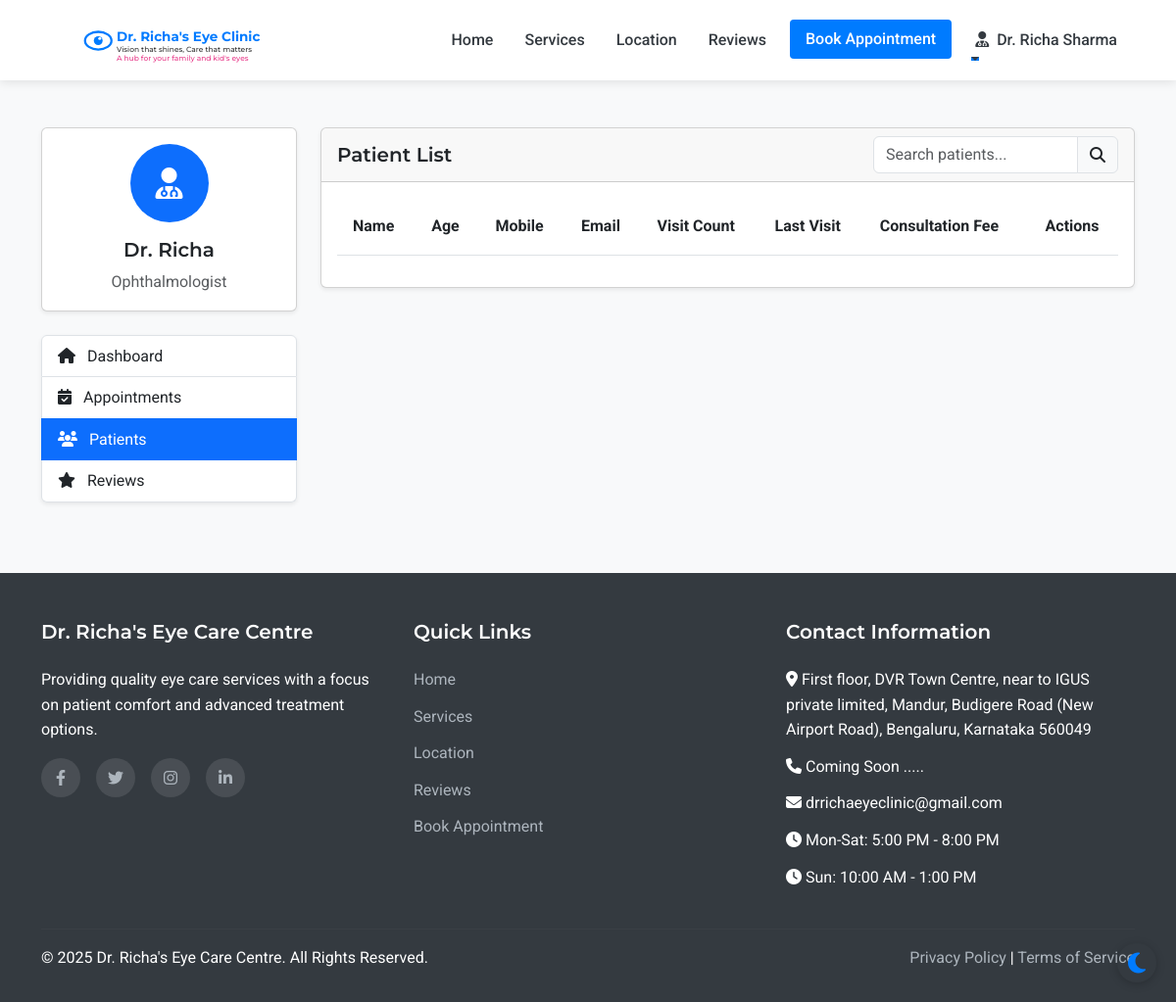
Before: /admin/patients (signed in) with the older database file.
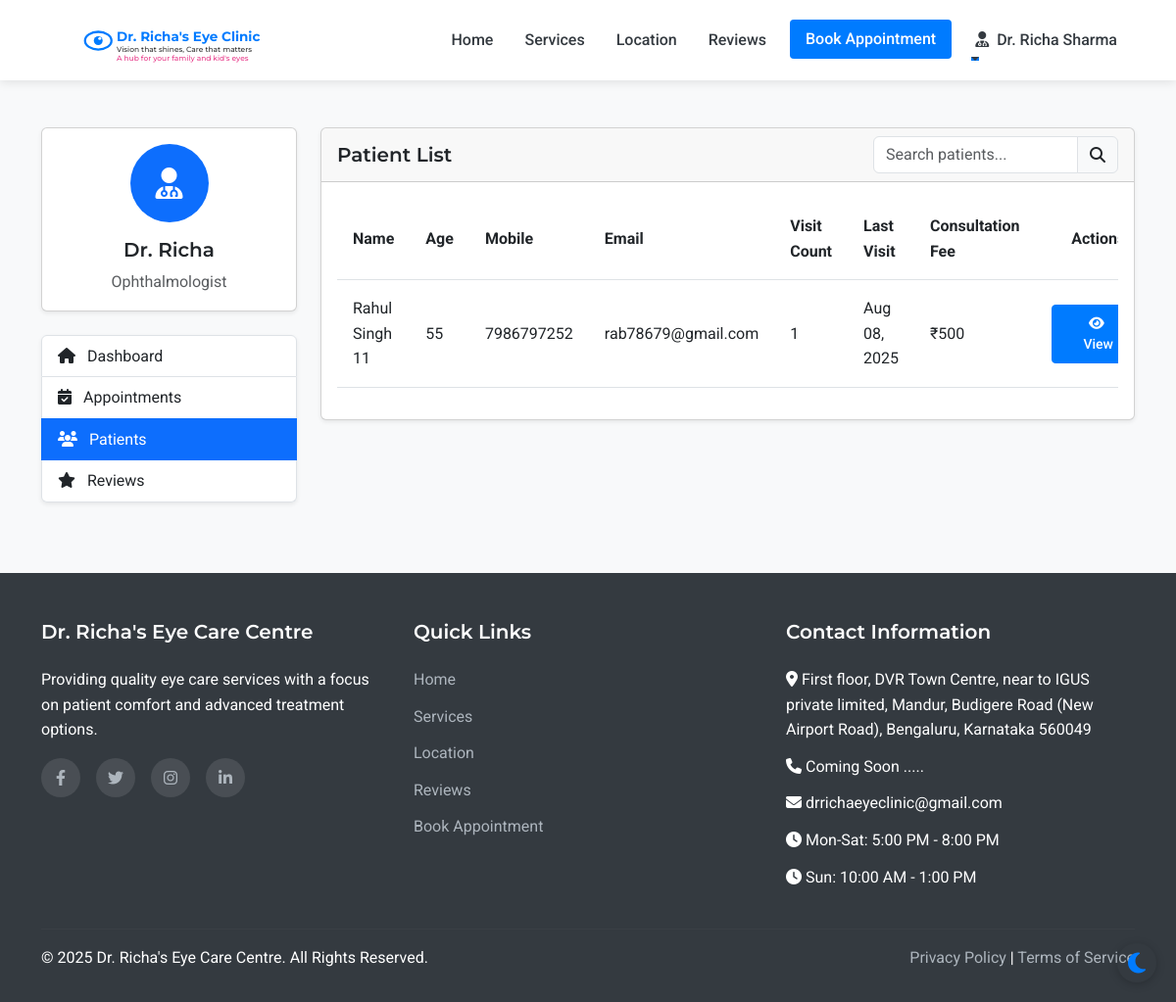
After: the same page with the newer database file.
### models.py (models this page shows, shortened)
class Staff(UserMixin, db.Model):
    __abstract__ = True
    id = db.Column(db.Integer, primary_key=True)
    username = db.Column(db.String(64), unique=True, nullable=False)
    email = db.Column(db.String(120), unique=True, nullable=False)
    password_hash = db.Column(db.String(256), nullable=False)
    full_name = db.Column(db.String(100), nullable=False)
    mobile_number = db.Column(db.String(15), nullable=False)

class Doctor(Staff):
    __tablename__ = 'doctor'
    qualifications = db.Column(db.String(200), nullable=True)
    specialization = db.Column(db.String(200), nullable=True)

class Patient(UserMixin, db.Model):
    id = db.Column(db.Integer, primary_key=True)
    full_name = db.Column(db.String(100), nullable=False)
    mobile_number = db.Column(db.String(15), nullable=False)
    email = db.Column(db.String(100), nullable=True)
    age = db.Column(db.Integer, nullable=False)
    sex = db.Column(db.String(10), nullable=True)
    password_hash = db.Column(db.String(256), nullable=True)
    is_registered = db.Column(db.Boolean, default=False)
    created_at = db.Column(db.DateTime, nullable=False, default=datetime.utcnow)
    appointments = db.relationship('Appointment', backref='patient', lazy=True)
    doctor_prescriptions = db.relationship('DoctorPrescription', backref='patient', lazy=True)
    optometrist_prescriptions = db.relationship('OptometristPrescription', backref='patient', lazy=True)

class Appointment(db.Model):
    id = db.Column(db.Integer, primary_key=True)
    patient_id = db.Column(db.Integer, db.ForeignKey('patient.id'), nullable=False)
    appointment_date = db.Column(db.Date, nullable=False)
    appointment_time = db.Column(db.Time, nullable=False)
    primary_issue = db.Column(db.Text, nullable=True)
    referral_info = db.Column(db.String(255), nullable=True)
    status = db.Column(db.String(20), default='scheduled')  # scheduled, completed, cancelled
    created_at = db.Column(db.DateTime, default=datetime.utcnow)
    consultation_fee = db.Column(db.Float, nullable=False, default=500.0)
    payment_status = db.Column(db.String(20), default='pending')  # pending, paid

### routes.py (the view)
@app.route('/admin/patients')
@login_required
def admin_patients():
    if not (isinstance(current_user, Admin) or isinstance(current_user, Doctor) or isinstance(current_user, Assistant)):
        flash('Access denied. Staff privileges required.', 'danger')
        return redirect(url_for('index'))
    patients = Patient.query.order_by(Patient.full_name).all()
    return render_template('admin/patients.html', patients=patients)

### templates/admin/patients.html (shortened to what this page needs)
{% extends 'layout.html' %}
{% block content %}
<section class="py-5 bg-light">
    <div class="container">
        <div class="row">
            <div class="col-lg-3 mb-4">
                <div class="card shadow-sm mb-4">
                    <div class="card-body text-center">
                        <div class="avatar-circle bg-primary text-white mb-3">
                            <i class="fas fa-user-md fa-2x"></i>
                        </div>
                        <h5 class="card-title">Dr. Richa</h5>
                        <p class="card-text text-muted">Ophthalmologist</p>
                    </div>
                </div>
                <div class="list-group shadow-sm">
                    <a href="{{ url_for('admin_dashboard') }}" class="list-group-item list-group-item-action">
                        <i class="fas fa-home me-2"></i> Dashboard
                    </a>
                    <a href="{{ url_for('admin_appointments') }}" class="list-group-item list-group-item-action">
                        <i class="fas fa-calendar-check me-2"></i> Appointments
                    </a>
                    <a href="{{ url_for('admin_patients') }}" class="list-group-item list-group-item-action active">
                        <i class="fas fa-users me-2"></i> Patients
                    </a>
                    <a href="{{ url_for('admin_reviews') }}" class="list-group-item list-group-item-action">
                        <i class="fas fa-star me-2"></i> Reviews
                    </a>
                </div>
            </div>
            <div class="col-lg-9">
                <div class="card shadow-sm">
                    <div class="card-header d-flex justify-content-between align-items-center">
                        <h5 class="mb-0">Patient List</h5>
                        <div class="input-group" style="width: 250px;">
                            <input type="text" class="form-control" id="patientSearch" placeholder="Search patients...">
                            <span class="input-group-text"><i class="fas fa-search"></i></span>
                        </div>
                    </div>
                    <div class="card-body">
                        <div class="table-responsive">
                            <table class="table table-hover" id="patientsTable">
                                <thead>
                                    <tr>
                                        <th>Name</th>
                                        <th>Age</th>
                                        <th>Mobile</th>
                                        <th>Email</th>
                                        <th>Visit Count</th>
                                        <th>Last Visit</th>
                                        <th>Consultation Fee</th>
                                        <th class="text-center">Actions</th>
                                    </tr>
                                </thead>
                                <tbody>
                                    {% for patient in patients %}
                                        <tr>
                                            <td>{{ patient.full_name }}</td>
                                            <td>{{ patient.age }}</td>
                                            <td>{{ patient.mobile_number }}</td>
                                            <td>{{ patient.email }}</td>
                                            <td>{{ patient.appointments|length }}</td>
                                            <td>
                                                {% if patient.appointments %}
                                                    {% set last_appointment = patient.appointments|sort(attribute='appointment_date', reverse=True)|first %}
                                                    {{ last_appointment.appointment_date.strftime('%b %d, %Y') }}
                                                {% else %}
                                                    {{ patient.created_at.strftime('%b %d, %Y') }}
                                                {% endif %}
                                            </td>
                                            <td>₹500</td>
                                            <td>
                                                <a href="{{ url_for('admin_patient_view', patient_id=patient.id) }}" class="btn btn-sm btn-primary">
                                                    <i class="fas fa-eye me-1"></i> View
                                                </a>
                                            </td>
                                        </tr>
                                    {% endfor %}
                                </tbody>
                            </table>
                        </div>
                    </div>
                </div>
            </div>
        </div>
    </div>
</section>
{% endblock %}

### templates/layout.html (shortened to what this page needs)
<!DOCTYPE html>
<html lang="en">
<head>
    <link href="https://cdn.jsdelivr.net/npm/bootstrap@5.3.0-alpha1/dist/css/bootstrap.min.css" rel="stylesheet">
    <link rel="stylesheet" href="https://cdn.jsdelivr.net/npm/flatpickr/dist/flatpickr.min.css">
    <link rel="stylesheet" href="https://cdnjs.cloudflare.com/ajax/libs/font-awesome/6.1.1/css/all.min.css">
    <link rel="stylesheet" href="{{ url_for('static', filename='css/style.css') }}">
</head>
<body>
    <nav class="navbar navbar-expand-lg sticky-top">
        <div class="container">
            <a class="navbar-brand" href="{{ url_for('index') }}" id="clinic-logo">
                <div id="interactive-logo-container" style="height: 60px;"></div>
            </a>
            <div class="collapse navbar-collapse" id="navbarNav">
                <ul class="navbar-nav ms-auto">
                    <li class="nav-item">
                        <a class="nav-link {% if request.path == url_for('index') %}active{% endif %}" href="{{ url_for('index') }}">Home</a>
                    </li>
                    <li class="nav-item">
                        <a class="nav-link {% if request.path == url_for('services') %}active{% endif %}" href="{{ url_for('services') }}">Services</a>
                    </li>
                    <li class="nav-item">
                        <a class="nav-link {% if request.path == url_for('location') %}active{% endif %}" href="{{ url_for('location') }}">Location</a>
                    </li>
                    <li class="nav-item">
                        <a class="nav-link {% if request.path == url_for('reviews') %}active{% endif %}" href="{{ url_for('reviews') }}">Reviews</a>
                    </li>
                    <li class="nav-item">
                        <a class="nav-link btn btn-primary text-white px-3 ms-lg-2" href="{{ url_for('appointment') }}">Book Appointment</a>
                    </li>
                    {% if current_user.is_authenticated %}
                        {% if current_user.__class__.__name__ == 'Patient' %}
                            <li class="nav-item dropdown">
                                <a class="nav-link dropdown-toggle" href="#" id="navbarDropdown" role="button" data-bs-toggle="dropdown" aria-expanded="false">
                                    <i class="fas fa-user me-1"></i> {{ current_user.full_name }}
                                </a>
                                <ul class="dropdown-menu dropdown-menu-end" aria-labelledby="navbarDropdown">
                                    <li><a class="dropdown-item" href="{{ url_for('patient_dashboard') }}">Dashboard</a></li>
                                    <li><a class="dropdown-item" href="{{ url_for('patient_appointments') }}">My Appointments</a></li>
                                    <li><a class="dropdown-item" href="{{ url_for('patient_medical_records') }}">Medical Records</a></li>
                                    <li><hr class="dropdown-divider"></li>
                                    <li><a class="dropdown-item" href="{{ url_for('patient_logout') }}">Logout</a></li>
                                </ul>
                            </li>
                        {% else %}
                            <li class="nav-item dropdown">
                                <a class="nav-link dropdown-toggle" href="#" id="navbarDropdown" role="button" data-bs-toggle="dropdown" aria-expanded="false">
                                    <i class="fas fa-user-md me-1"></i> {{ current_user.full_name }}
                                </a>
                            </li>
                        {% endif %}
                    {% endif %}
                </ul>
            </div>
        </div>
    </nav>
    <main>
        {% block content %}{% endblock %}
    </main>
    <footer>
        <div class="container">
            <div class="row">
                <div class="col-md-4 mb-4 mb-md-0">
                    <h5>Dr. Richa's Eye Care Centre</h5>
                    <p class="mb-3">Providing quality eye care services with a focus on patient comfort and advanced treatment options.</p>
                    <div class="social-icons">
                        <a href="#" aria-label="Facebook"><i class="fab fa-facebook-f"></i></a>
                        <a href="#" aria-label="Twitter"><i class="fab fa-twitter"></i></a>
                        <a href="#" aria-label="Instagram"><i class="fab fa-instagram"></i></a>
                        <a href="#" aria-label="LinkedIn"><i class="fab fa-linkedin-in"></i></a>
                    </div>
                </div>
                <div class="col-md-4 mb-4 mb-md-0">
                    <h5>Quick Links</h5>
                    <ul>
                        <li><a href="{{ url_for('index') }}">Home</a></li>
                        <li><a href="{{ url_for('services') }}">Services</a></li>
                        <li><a href="{{ url_for('location') }}">Location</a></li>
                        <li><a href="{{ url_for('reviews') }}">Reviews</a></li>
                        <li><a href="{{ url_for('appointment') }}">Book Appointment</a></li>
                    </ul>
                </div>
                <div class="col-md-4">
                    <h5>Contact Information</h5>
                    <ul>
                        <li><i class="fas fa-map-marker-alt"></i> First floor, DVR Town Centre, near to     IGUS private limited, Mandur, Budigere Road (New Airport Road), Bengaluru, Karnataka 560049</li>
                        <li><i class="fas fa-phone"></i> Coming Soon .....</li>
                        <li><i class="fas fa-envelope"></i> drrichaeyeclinic@gmail.com</li>
                        <li><i class="fas fa-clock"></i> Mon-Sat: 5:00 PM - 8:00 PM</li>
                        <li><i class="fas fa-clock"></i> Sun: 10:00 AM - 1:00 PM</li>
                    </ul>
                </div>
            </div>
            <hr class="mt-4 mb-3" style="border-color: rgba(255,255,255,0.1);">
            <div class="row">
                <div class="col-md-6">
                    <p class="mb-md-0">&copy; {{ now.year }} Dr. Richa's Eye Care Centre. All Rights Reserved.</p>
                </div>
                <div class="col-md-6 text-md-end">
                    <p class="mb-0">
                        <a href="#">Privacy Policy</a> |
                        <a href="#">Terms of Service</a>
                    </p>
                </div>
            </div>
        </div>
    </footer>
</body>
</html>

Changed rows visible on the page:
added Patient: full_name "Rahul Singh 11", age "55", mobile_number "7986797252", email "rab78679@gmail.com", appointments|length "1"
added Appointment: appointment_date "Aug 08, 2025"
